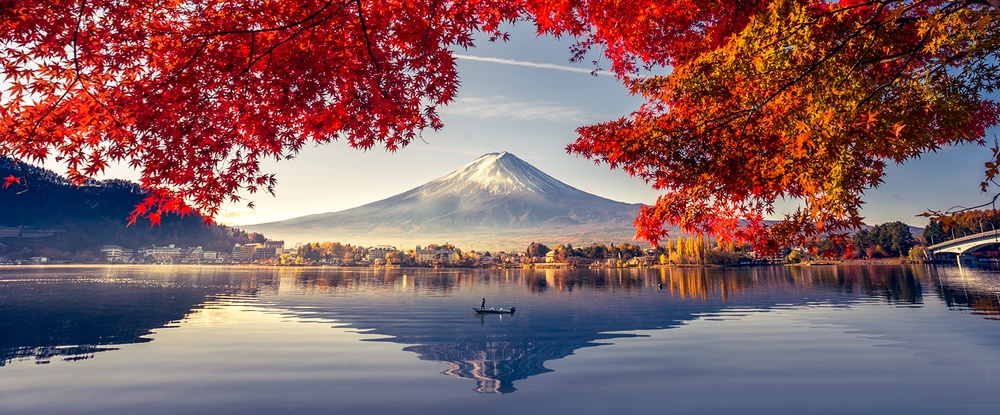
#> input picture unidad-2/images/1.jpeg, 1000 x 415 px, shrunk from 1601 x 664 before the run
$ jupyter execute 04-actividad-aula.ipynb
#> lines starting #> are read from the running program, lines starting #| are printed output that depends on the picture; after the words box and inside, x2 and y2 are one past the last pixel; in counts of white or black regions, pixels touching at a corner belong together
# Metodo otsu

En el procesamiento de imágenes , el método de Otsu , llamado así por Nobuyuki Otsu, se utiliza para realizar la determinación automática del umbral de la imagen. En su forma más simple, el algoritmo devuelve un único umbral de intensidad que separa los píxeles en dos clases, primer plano y fondo. Este umbral se determina minimizando la varianza de intensidad intraclase o, equivalentemente, maximizando la varianza interclase. El método de Otsu es un análogo discreto unidimensional del análisis discriminante de Fisher, está relacionado con el método de optimización de Jenks y es equivalente a una k-media globalmente óptima realizada en el histograma de intensidad. La extensión a la determinación del umbral de varios niveles se describió en el artículo original y desde entonces se han propuesto implementaciones computacionalmente eficientes.

[cell 1]
import numpy as np
import cv2
import matplotlib.pyplot as plt

def otsu_threshold(image):
    # Calculate histogram
    hist, bins = np.histogram(image.flatten(), bins=256, range=[0, 256])

    # Total number of pixels
    total_pixels = image.size

    # Initialize variables
    sum_total = 0
    for i in range(256):
        sum_total += i * hist[i]

    # Variables for background and foreground weights and means
    weight_bg = 0
    weight_fg = 0
    sum_bg = 0

    max_variance = 0
    threshold = 0

    # Iterate through all possible threshold values
    for t in range(256):
        # Update weights
        weight_bg += hist[t]
        if weight_bg == 0:
            continue

        weight_fg = total_pixels - weight_bg
        if weight_fg == 0:
            break

        # Update means
        sum_bg += t * hist[t]
        mean_bg = sum_bg / weight_bg
        mean_fg = (sum_total - sum_bg) / weight_fg

        # Calculate between-class variance
        variance = weight_bg * weight_fg * (mean_bg - mean_fg)**2

        # Update threshold if variance is greater
        if variance > max_variance:
            max_variance = variance
            threshold = t

    return threshold

# Load image in grayscale
image = cv2.imread('./images/1.jpeg', 0)
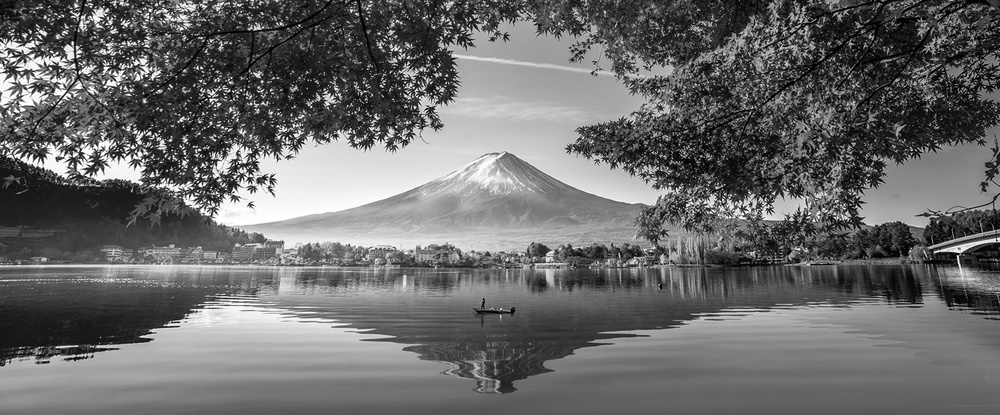
#> image: shape (415, 1000); min 0, max 255, mean 106.4

# Apply our manual Otsu thresholding
otsu_value = otsu_threshold(image)
#> in otsu_threshold, `hist, bins = np.histogram(image.flatten(), bins=256, range=[0, 256])`: hist = 256 values, max 3493 at index 99, min 331 at index 1, mean 1621.1; bins = 257 values from 0 to 256
#> the loop in otsu_threshold, `for i in range(256):` made 256 passes
#> sum_total on passes 1 to 3: 0, 331, 1143
#> after the loop in otsu_threshold, `for i in range(256):`: sum_total = 44164175
#> the loop in otsu_threshold, `for t in range(256):` made 256 passes
#> (weight_bg, weight_fg, sum_bg, mean_bg, mean_fg, max_variance) on passes 1 to 12: (593, 414407, 0, 0, 106.6, 2.79e+12), (924, 414076, 331, 0.358, 106.7, 4.32e+12), (1330, 413670, 1143, 0.859, 106.8, 6.17e+12), (1715, 413285, 2298, 1.34, 106.9, 7.89e+12), (2155, 412845, 4058, 1.88, 107, 9.82e+12), (2627, 412373, 6418, 2.44, 107.1, 1.19e+13), (3169, 411831, 9670, 3.05, 107.2, 1.42e+13), (3763, 411237, 13828, 3.67, 107.4, 1.66e+13), (4401, 410599, 18932, 4.3, 107.5, 1.93e+13), (5133, 409867, 25520, 4.97, 107.7, 2.22e+13), (5938, 409062, 33570, 5.65, 107.9, 2.54e+13), (6759, 408241, 42601, 6.3, 108.1, 2.86e+13)
_, binary_image = cv2.threshold(image, otsu_value, 255, cv2.THRESH_BINARY)
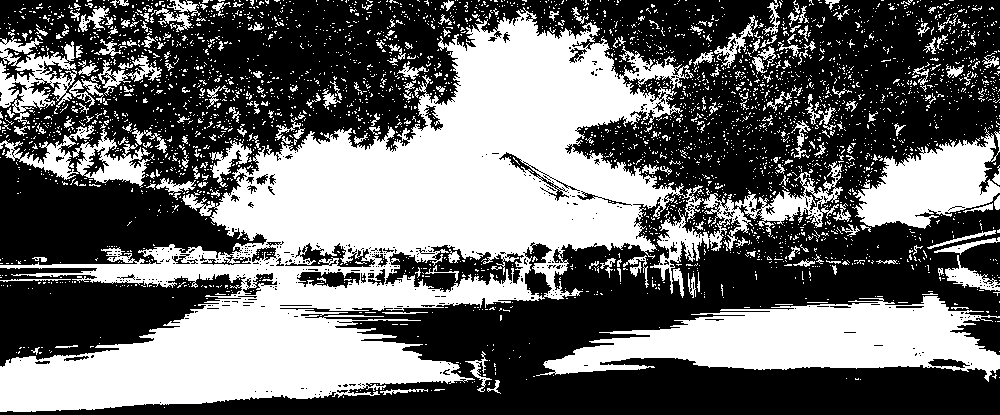
#> binary_image: shape (415, 1000); 42.1% white; 3553 white regions (3323 under 20 px), largest, box (x1, y1, x2, y2) and area: (0, 7, 843, 412) 113427, (536, 296, 1000, 382) 21294, (852, 127, 1000, 229) 8106

# Display results
plt.figure(figsize=(15, 5))

# Original image
plt.subplot(1, 3, 1)
plt.title('Original Image')
plt.imshow(image, cmap='gray')
plt.axis('off')

# Histogram with threshold marked
plt.subplot(1, 3, 2)
plt.title(f'Histogram with Otsu Threshold = {otsu_value}')
plt.hist(image.flatten(), 256, [0, 256], color='gray')
plt.axvline(otsu_value, color='red')
plt.xlim([0, 256])

# Binary image
plt.subplot(1, 3, 3)
plt.title('Thresholded Image')
plt.imshow(binary_image, cmap='gray')
plt.axis('off')

plt.tight_layout()
plt.show()
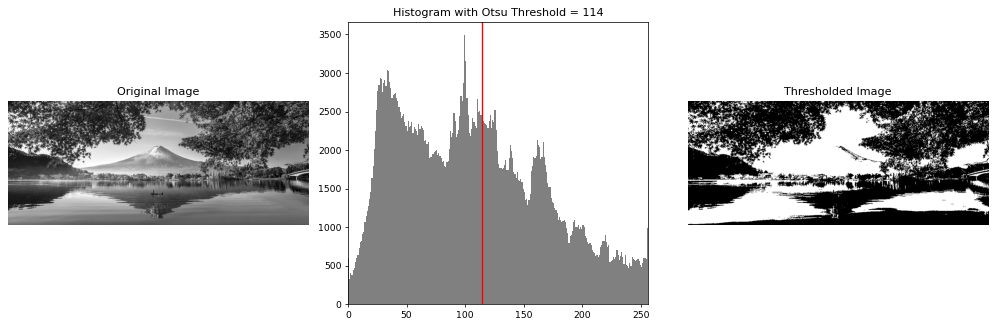
#> figure drawn by matplotlib, 3 panels; panel 2: tallest bar 3493 high, from x = 99 to 100

$ run again, with unidad-2/images/imagen_cortada.jpeg copied over unidad-2/images/1.jpeg
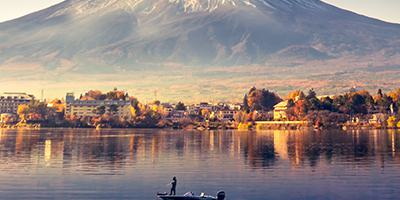
#> input picture unidad-2/images/imagen_cortada.jpeg, 400 x 200 px
#> hist = 256 values, max 929 at index 121, min 6 at index 7, mean 312.5; bins = 257 values from 0 to 256
#> the loop in otsu_threshold, `for i in range(256):` made 256 passes
#> sum_total on passes 1 to 3: 0, 11, 35
#> after the loop in otsu_threshold, `for i in range(256):`: sum_total = 10869689
#> the loop in otsu_threshold, `for t in range(256):` made 256 passes
#> (weight_bg, weight_fg, sum_bg, mean_bg, mean_fg, max_variance) on passes 1 to 8: (40, 79960, 0, 0, 135.9, 5.91e+10), (51, 79949, 11, 0.216, 136, 7.51e+10), (63, 79937, 35, 0.556, 136, 9.24e+10), (79, 79921, 83, 1.05, 136, 1.15e+11), (91, 79909, 131, 1.44, 136, 1.32e+11), (100, 79900, 176, 1.76, 136, 1.44e+11), (113, 79887, 254, 2.25, 136.1, 1.62e+11), (119, 79881, 296, 2.49, 136.1, 1.7e+11)
#> `_, binary_image = cv2.threshold(image, otsu_value, 255, cv2.THRESH_BIN..`:
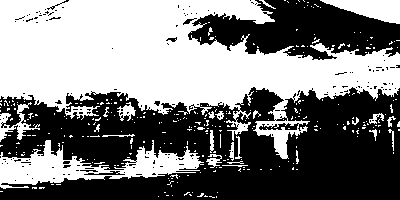
#> binary_image: shape (200, 400); 49.2% white; 314 white regions (289 under 20 px), largest, box (x1, y1, x2, y2) and area: (0, 0, 400, 159) 31678, (0, 140, 204, 189) 4085, (320, 0, 400, 24) 1121
#> `plt.show()`:
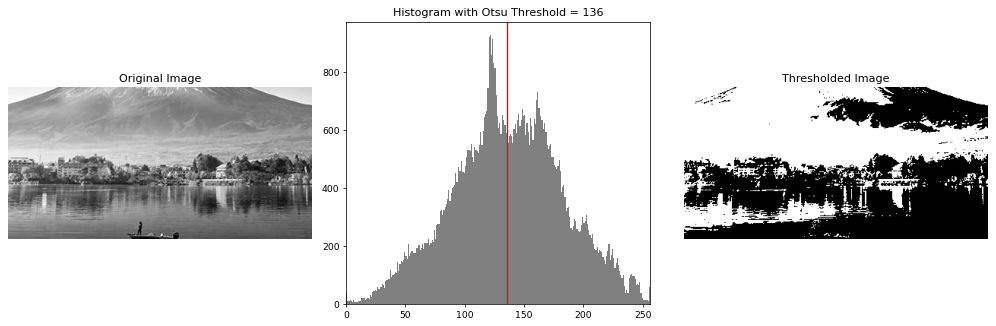
#> figure drawn by matplotlib, 3 panels; panel 2: tallest bar 929 high, from x = 121 to 122
